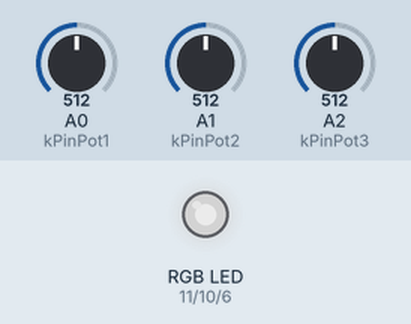
This sketch was run on a simulated Arduino Uno, built with avr-gcc and run on an emulated ATmega328P. Shown: an RGB LED mixed from three pins (HIGH = lit). Inputs (shaded band) come from the test bench; at power-on: A0 (kPinPot1) = 512, A1 (kPinPot2) = 512, A2 (kPinPot3) = 512. Dim RGB values are drawn brighter than linear.

Above: at 1.2 s.
1.3 s: A0 (kPinPot1) set to 716
At 1.8 s:
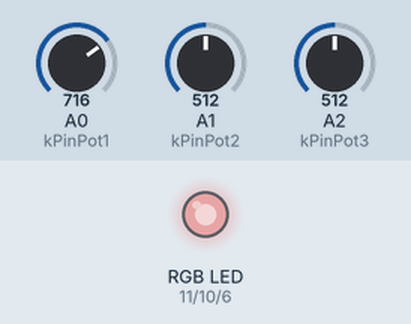
2.8 s: A1 (kPinPot2) set to 716
At 4.0 s:
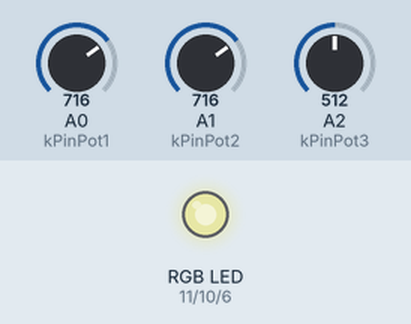
4.3 s: A2 (kPinPot3) set to 716
At 5.3 s:
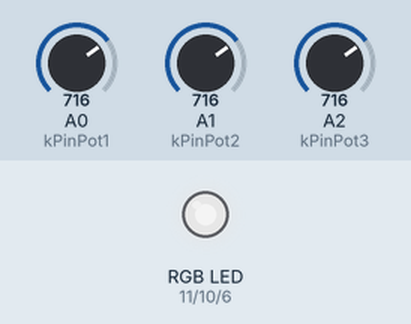
5.8 s: A0 (kPinPot1) set to 900
At 6.5 s:
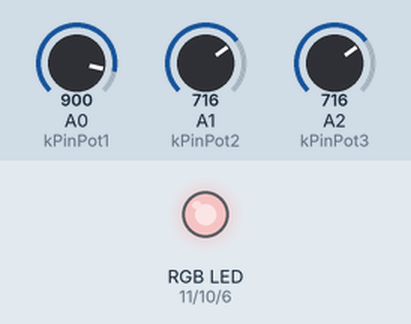
7.3 s: A1 (kPinPot2) set to 900
At 7.6 s:
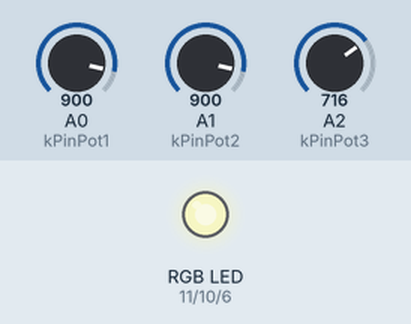
8.8 s: A2 (kPinPot3) set to 900
At 9.9 s:
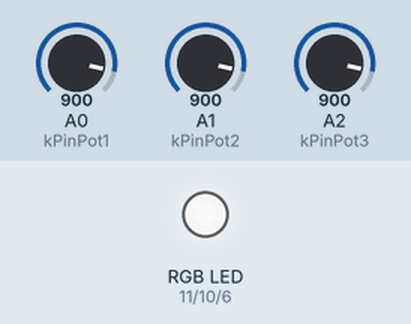
Timing chart, 0 to 11.3 s (numbered marks = the images above; inputs shaded):
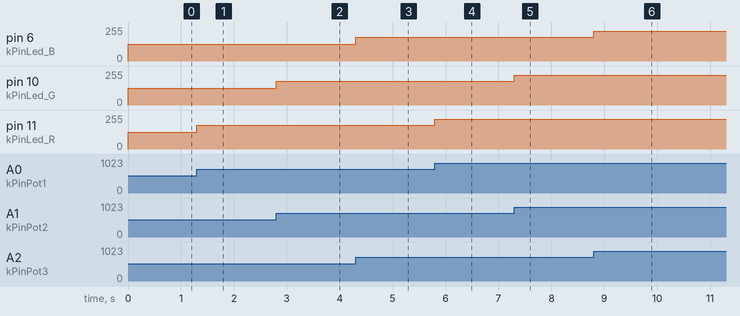

The sketch:

rgb-led-potens.ino
```cpp
/*
 * Program Name: RGB LED
 * Version: v1
 * Author: Ignacio Rubio
 * Date: 25 November 2017
 * Description: Turns on a RGB LED using 3 potenciometers.
 */

const int kPinPot1 = A0;
const int kPinPot2 = A1;
const int kPinPot3 = A2;

const int kPinLed_B = 6;
const int kPinLed_G = 10;
const int kPinLed_R = 11;

void setup() {
  pinMode(kPinLed_B, OUTPUT);
  pinMode(kPinLed_G, OUTPUT);
  pinMode(kPinLed_R, OUTPUT);
}

void loop() {
  int potValue;
  int ledValue;

  potValue = analogRead(kPinPot1);
  ledValue = map(potValue, 0, 1023, 0, 255);
  analogWrite(kPinLed_R, ledValue);

  potValue = analogRead(kPinPot2);
  ledValue = map(potValue, 0, 1023, 0, 255);
  analogWrite(kPinLed_G, ledValue);

  potValue = analogRead(kPinPot3);
  ledValue = map(potValue, 0, 1023, 0, 255);
  analogWrite(kPinLed_B, ledValue);
}
```

Measured:
- after the input at 1.3 s, pin 11 (kPinLed_R): 127/255 → 178/255 at once
- after the input at 2.8 s, pin 10 (kPinLed_G): 127/255 → 178/255 at once
- after the input at 4.3 s, pin 6 (kPinLed_B): 127/255 → 178/255 at once
- after the input at 5.8 s, pin 11 (kPinLed_R): 178/255 → 224/255 at once
- after the input at 7.3 s, pin 10 (kPinLed_G): 178/255 → 224/255 at once
- after the input at 8.8 s, pin 6 (kPinLed_B): 178/255 → 224/255 at once
